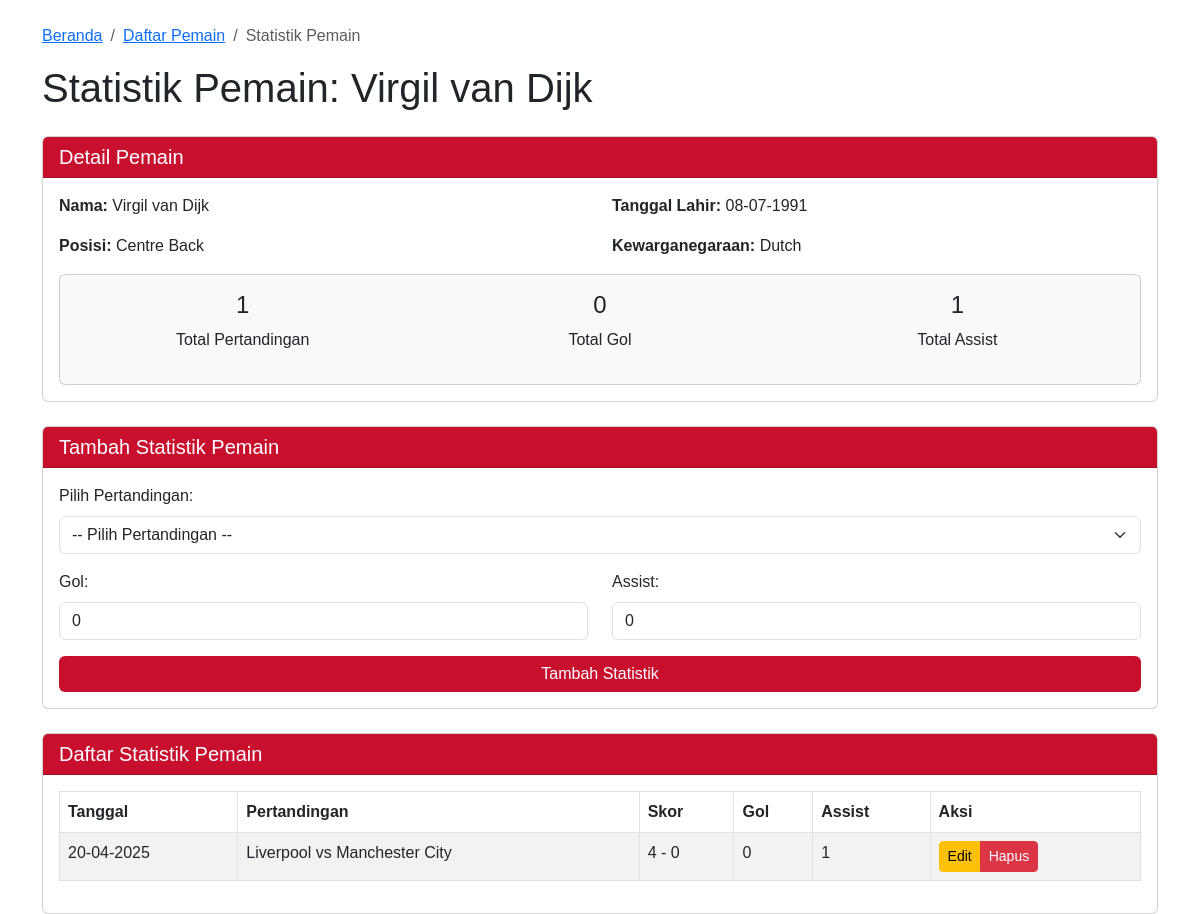
Page /view/statistics.php?id_player=3 on the committed database.
### tables this page shows
CREATE TABLE `players` (
  `id_player` int(11) NOT NULL,
  `name` varchar(100) DEFAULT NULL,
  `position` varchar(50) DEFAULT NULL,
  `dob` date DEFAULT NULL,
  `nationality` varchar(50) DEFAULT NULL
);

CREATE TABLE `player_match` (
  `id_player_match` int(11) NOT NULL,
  `id_player` int(11) DEFAULT NULL,
  `id_match` int(11) DEFAULT NULL,
  `goals` int(11) DEFAULT 0,
  `assists` int(11) DEFAULT 0
);

CREATE TABLE `matches` (
  `id_match` int(11) NOT NULL,
  `date` date DEFAULT NULL,
  `team_a` varchar(50) DEFAULT NULL,
  `team_b` varchar(50) DEFAULT NULL,
  `score_a` int(11) DEFAULT NULL,
  `score_b` int(11) DEFAULT NULL
);

### class/Player.php (called while the page is built, shortened)
<?php
class Player
{
    private $pdo;
    public function __construct($pdo)
    {
        $this->pdo = $pdo;
    }
    public function getPlayerById($id_player)
    {
        try {
            $stmt = $this->pdo->prepare("SELECT * FROM players WHERE id_player = :id_player");
            $stmt->execute([':id_player' => $id_player]);
            return $stmt->fetch(PDO::FETCH_ASSOC);
        } catch (PDOException $e) {
            error_log('Error getting player by ID: ' . $e->getMessage());
            return false;
        }
    }
}

### class/PlayerMatch.php (called while the page is built, shortened)
<?php
class PlayerMatch
{
    private $pdo;
    public function __construct($pdo)
    {
        $this->pdo = $pdo;
    }
    public function getPlayerStats($player_id)
    {
        try {
            $sql = "SELECT pm.*, m.date, m.team_a, m.team_b, m.score_a, m.score_b
                    FROM player_match pm
                    INNER JOIN matches m ON pm.id_match = m.id_match
                    WHERE pm.id_player = :player_id
                    ORDER BY m.date DESC";
            $stmt = $this->pdo->prepare($sql);
            $stmt->execute([':player_id' => $player_id]);
            return $stmt->fetchAll(PDO::FETCH_ASSOC);
        } catch (PDOException $e) {
            error_log('Error getting player stats: ' . $e->getMessage());
            return [];
        }
    }
    public function getPlayerTotalStats($player_id)
    {
        try {
            $sql = "SELECT SUM(goals) as total_goals, SUM(assists) as total_assists,
                    COUNT(id_match) as total_matches
                    FROM player_match
                    WHERE id_player = :player_id";
            $stmt = $this->pdo->prepare($sql);
            $stmt->execute([':player_id' => $player_id]);
            return $stmt->fetch(PDO::FETCH_ASSOC);
        } catch (PDOException $e) {
            error_log('Error getting player total stats: ' . $e->getMessage());
            return false;
        }
    }
}

### view/statistics.php (the view, shortened to what this page needs)
<?php
include_once '../config/db.php';
include_once '../class/PlayerMatch.php';
include_once '../class/Player.php';
$playerMatch = new PlayerMatch($pdo);
$playerClass = new Player($pdo);
if (isset($_GET['id_player'])) {
    $id_player = $_GET['id_player'];
    $playerData = $playerClass->getPlayerById($id_player);
    $playerStats = $playerMatch->getPlayerStats($id_player);
    $totalStats = $playerMatch->getPlayerTotalStats($id_player);
} else {
    echo "<script>alert('ID Pemain tidak ditemukan. Silakan pilih pemain.'); window.location.href='players.php';</script>";
    exit();
}
?>
<!DOCTYPE html>
<html lang="en">
<head>
    <link href="https://cdn.jsdelivr.net/npm/bootstrap@5.3.0-alpha1/dist/css/bootstrap.min.css" rel="stylesheet">
    <link rel="stylesheet" href="../style.css">
</head>
<body>
    <div class="container mt-4">
        <nav aria-label="breadcrumb">
            <ol class="breadcrumb">
                <li class="breadcrumb-item"><a href="../index.php">Beranda</a></li>
                <li class="breadcrumb-item"><a href="players.php">Daftar Pemain</a></li>
                <li class="breadcrumb-item active">Statistik Pemain</li>
            </ol>
        </nav>
        <h1 class="mb-4">Statistik Pemain: <?php echo htmlspecialchars($playerData['name']); ?></h1>
        <div class="card mb-4">
            <div class="card-header liverpool-red">
                <h5 class="card-title m-0">Detail Pemain</h5>
            </div>
            <div class="card-body">
                <div class="row">
                    <div class="col-md-6">
                        <p><strong>Nama:</strong> <?php echo htmlspecialchars($playerData['name']); ?></p>
                        <p><strong>Posisi:</strong> <?php echo htmlspecialchars($playerData['position']); ?></p>
                    </div>
                    <div class="col-md-6">
                        <p><strong>Tanggal Lahir:</strong> <?php echo date('d-m-Y', strtotime($playerData['dob'])); ?></p>
                        <p><strong>Kewarganegaraan:</strong> <?php echo htmlspecialchars($playerData['nationality']); ?></p>
                    </div>
                </div>
                <div class="card bg-light">
                    <div class="card-body">
                        <div class="row text-center">
                            <div class="col-md-4">
                                <h4><?php echo $totalStats['total_matches'] ?? 0; ?></h4>
                                <p>Total Pertandingan</p>
                            </div>
                            <div class="col-md-4">
                                <h4><?php echo $totalStats['total_goals'] ?? 0; ?></h4>
                                <p>Total Gol</p>
                            </div>
                            <div class="col-md-4">
                                <h4><?php echo $totalStats['total_assists'] ?? 0; ?></h4>
                                <p>Total Assist</p>
                            </div>
                        </div>
                    </div>
                </div>
            </div>
        </div>
        <div class="card mb-4">
            <div class="card-header liverpool-red">
                <h5 class="card-title m-0">Tambah Statistik Pemain</h5>
            </div>
            <div class="card-body">
                <form method="POST">
                    <div class="row mb-3">
                        <div class="col-md-12">
                            <label for="match_id" class="form-label">Pilih Pertandingan:</label>
                            <select class="form-select" id="match_id" name="match_id" required>
                                <option value="">-- Pilih Pertandingan --</option>
                            </select>
                        </div>
                    </div>
                    <div class="row mb-3">
                        <div class="col-md-6">
                            <label for="goals" class="form-label">Gol:</label>
                            <input type="number" class="form-control" id="goals" name="goals" min="0" value="0" required>
                        </div>
                        <div class="col-md-6">
                            <label for="assists" class="form-label">Assist:</label>
                            <input type="number" class="form-control" id="assists" name="assists" min="0" value="0" required>
                        </div>
                    </div>
                    <div class="d-grid">
                        <button type="submit" class="btn liverpool-btn">Tambah Statistik</button>
                    </div>
                </form>
            </div>
        </div>
        <div class="card">
            <div class="card-header liverpool-red">
                <h5 class="card-title m-0">Daftar Statistik Pemain</h5>
            </div>
            <div class="card-body">
                <?php if (count($playerStats) > 0): ?>
                    <div class="table-responsive">
                        <table class="table table-striped table-hover">
                            <thead>
                                <tr>
                                    <th>Tanggal</th>
                                    <th>Pertandingan</th>
                                    <th>Skor</th>
                                    <th>Gol</th>
                                    <th>Assist</th>
                                    <th>Aksi</th>
                                </tr>
                            </thead>
                            <tbody>
                                <?php foreach ($playerStats as $stat): ?>
                                    <tr>
                                        <td><?php echo date('d-m-Y', strtotime($stat['date'])); ?></td>
                                        <td><?php echo htmlspecialchars($stat['team_a']) . ' vs ' . htmlspecialchars($stat['team_b']); ?></td>
                                        <td><?php echo $stat['score_a'] . ' - ' . $stat['score_b']; ?></td>
                                        <td><?php echo $stat['goals']; ?></td>
                                        <td><?php echo $stat['assists']; ?></td>
                                        <td>
                                            <div class="btn-group" role="group">
                                                <a href="statistics.php?id_player=<?php echo $id_player; ?>&edit=<?php echo $stat['id_player_match']; ?>"
                                                    class="btn btn-sm btn-warning">Edit</a>
                                                <a href="statistics.php?id_player=<?php echo $id_player; ?>&delete=<?php echo $stat['id_player_match']; ?>"
                                                    class="btn btn-sm btn-danger"
                                                    onclick="return confirm('Apakah Anda yakin ingin menghapus statistik ini?')">Hapus</a>
                                            </div>
                                        </td>
                                    </tr>
                                <?php endforeach; ?>
                            </tbody>
                        </table>
                    </div>
                <?php else: ?>
                    <div class="alert alert-info">Tidak ada statistik untuk pemain ini.</div>
                <?php endif; ?>
            </div>
        </div>
    </div>
</body>
</html>

### style.css (style rules this page uses)
body { font-family: 'Arial', sans-serif; }
.liverpool-red { background-color: #C8102E; color: white; }
.liverpool-btn { background-color: #C8102E; color: white; border: none; }
table { width: 100%; border-collapse: collapse; }
table, th, td { border: 1px solid #dee2e6; }
th, td { padding: 8px; text-align: left; }

### rows in the picture
players: name "Virgil van Dijk", position "Centre Back", dob "08-07-1991", nationality "Dutch"
player_match: id_match.date "20-04-2025", id_match.team_a "Liverpool", id_match.team_b "Manchester City", id_match.score_a "4", id_match.score_b "0", goals "0", assists "1"

### other values in the picture
$totalStats['total_matches'] "1"
$totalStats['total_goals'] "0"
$totalStats['total_assists'] "1"
